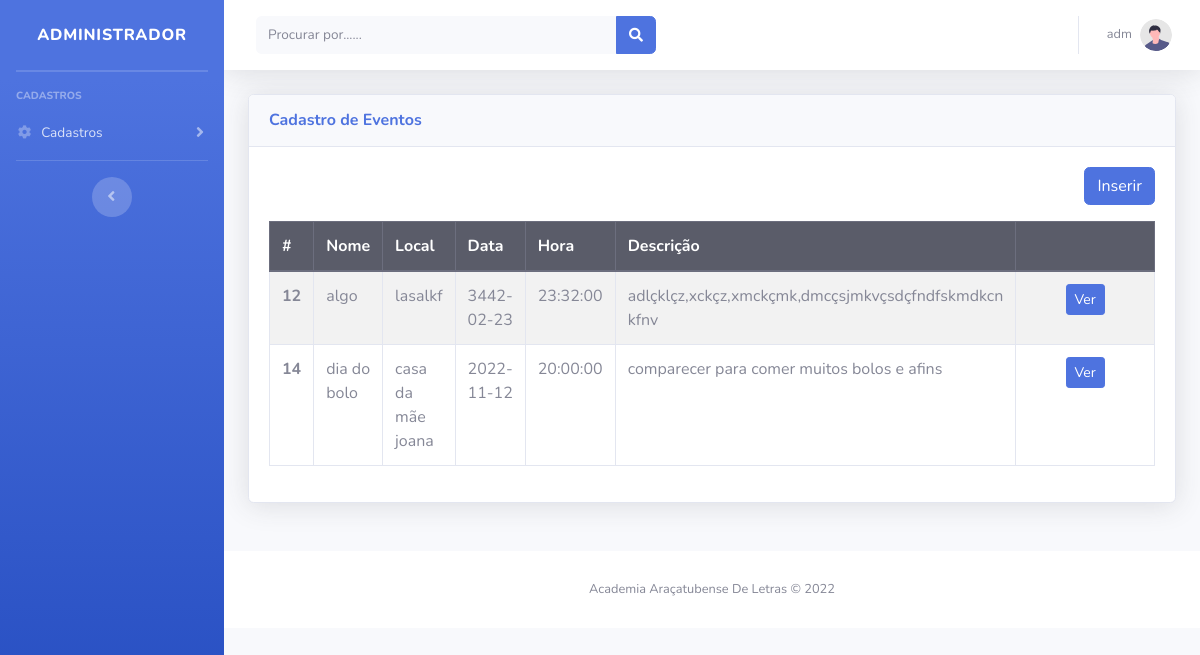
Before: /modulos/eventos/eventos.php (signed in) with the older database file.
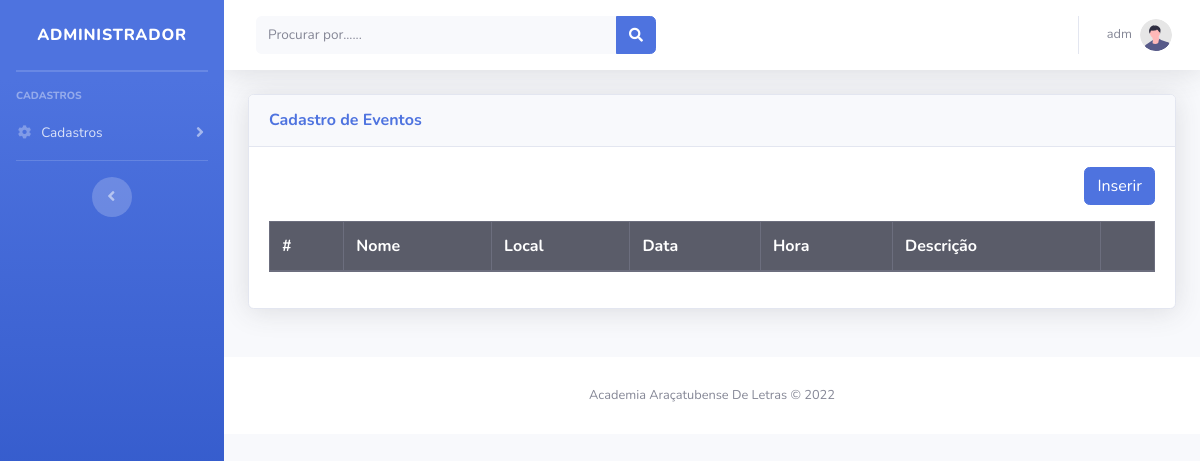
After: the same page with the newer database file.
### tables this page shows
CREATE TABLE `eventos` (
  `idEve` int(11) NOT NULL,
  `nomeEve` varchar(150) NOT NULL,
  `localEve` varchar(250) NOT NULL,
  `dataEve` date NOT NULL,
  `horaEve` time NOT NULL,
  `descricaoEve` varchar(300) NOT NULL,
  `imagemEve` varchar(200) NOT NULL
);

### modulos/eventos/eventos.php (the view, shortened to what this page needs)
<!DOCTYPE html>
<html lang="pt-br">
<?php include_once path('template/head.php'); ?>
<body id="page-top">
    <div id="wrapper">
        <?php include_once path('template/sidebar.php'); ?>
        <div id="content-wrapper" class="d-flex flex-column">
            <div id="content">
                <?php include_once path('template/navbar.php'); ?>
                <div class="container-fluid">
                    <div class="row">
                        <div class="col-12 mb-4">
                            <div class="card shadow mb-4">
                                <div class="card-header py-3">
                                    <h6 class="m-0 font-weight-bold text-primary">Cadastro de Eventos</h6>
                                </div>
                                <div class="card-body">
                                    <div class="text-right mb-3">
                                        <a class="btn btn-primary" href="inserir.php">Inserir</a>
                                    </div>
                                    <table class="table table-bordered table-striped">
                                        <thead>
                                            <tr class="thead-dark">
                                                <th>#</th>
                                                <th>Nome</th>
                                                <th>Local</th>
                                                <th>Data</th>
                                                <th>Hora</th>
                                                <th>Descrição</th>
                                                <th></th>
                                            </tr>
                                        </thead>
                                        <tbody>
                                            <?php
                                            $pdo = Banco::conectar();
                                            $sql = 'SELECT * FROM  eventos';
                                            foreach ($pdo->query($sql) as $row) { ?>
                                                <tr>
                                                    <th scope="row"><?= $row['idEve'] ?></th>
                                                    <td><?= $row['nomeEve'] ?></td>
                                                    <td><?= $row['localEve'] ?></td>
                                                    <td><?= $row['dataEve'] ?></td>
                                                    <td ><?= $row['horaEve'] ?></td>
                                                    <td ><?= $row['descricaoEve'] ?></td>
                                                    <td width='250' class="text-center">
                                                        <a class="btn btn-sm btn-primary " href="visualizar.php?idEve=<?= $row['idEve'] ?>">Ver</a>
                                                    </td>
                                                </tr>
                                            <?php }
                                            ?>
                                        </tbody>
                                    </table>
                                </div>
                            </div>
                        </div>
                    </div>
                </div>
                <footer class="sticky-footer bg-white">
                    <div class="container my-auto">
                        <div class="copyright text-center my-auto">
                            <span>Academia Araçatubense De Letras &copy; 2022</span>
                        </div>
                    </div>
                </footer>
            </div>
        </div>
</body>
</html>

Changed rows visible on the page:
removed eventos: idEve "12", nomeEve "algo", localEve "lasalkf", dataEve "3442-02-23", horaEve "23:32:00", descricaoEve "adlçklçz,xckçz,xmckçmk,dmcçsjmkvçsdçfndfskmdkcn kfnv"
removed eventos: idEve "14", nomeEve "dia do bolo", localEve "casa da mãe joana", dataEve "2022-11-12", horaEve "20:00:00", descricaoEve "comparecer para comer muitos bolos e afins"
